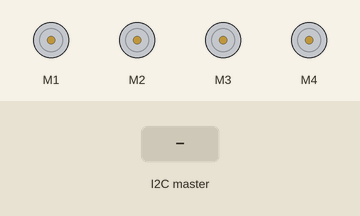
This sketch was run on a simulated Arduino Uno, built with avr-gcc and run on an emulated ATmega328P. Parts: 4 × DC motor (green arrow = forward, orange = backward, longer = faster). Inputs (shaded band) come from the test bench. What the sketch prints to the serial monitor is not drawn.

Above: at 1.2 s.
1.3 s: the I2C master sends "F"
At 1.6 s:
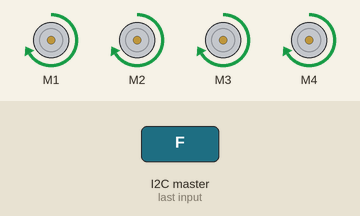
2.8 s: the I2C master sends "B"
At 3.2 s:
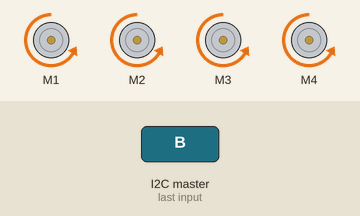
4.3 s: the I2C master sends "L"
At 4.7 s:
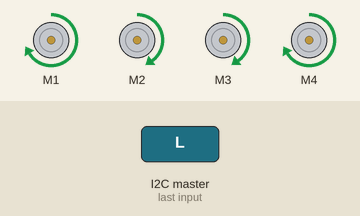
5.8 s: the I2C master sends "R"
At 6.7 s:
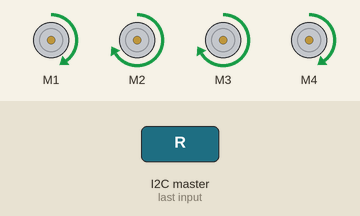
Timing chart, 0 to 8.3 s (numbered marks = the images above; inputs shaded):
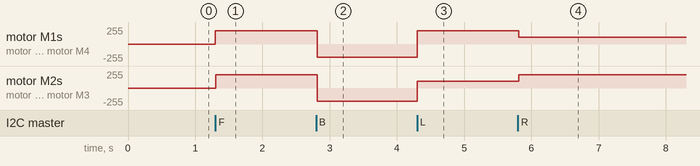

Measured:
- after the input at 1.3 s, motor M1–4: stopped → forward 200/255 at once
- after the input at 2.8 s, motor M1–4: forward 200/255 → backward 200/255 at once
- after the input at 4.3 s, motor M1, motor M4: backward 200/255 → forward 200/255 at once; motor M2, motor M3: backward 200/255 → forward 100/255 at once
- after the input at 5.8 s, motor M1, motor M4: forward 200/255 → forward 100/255 at once; motor M2, motor M3: forward 100/255 → forward 200/255 at once

The sketch:

MOTOR-RE_TEST_UNO1.ino
```cpp
#include <Wire.h>
#include <AFMotor.h>

AF_DCMotor motor1(1);
AF_DCMotor motor2(2);
AF_DCMotor motor3(3);
AF_DCMotor motor4(4);

char command = 'S';
char currentCommand = 'S';
unsigned long lastCommandTime = 0;
const unsigned long timeout = 500;  // 命令有效期

void setup() {
  Serial.begin(115200);
  Wire.begin(8);
  Wire.onReceive(receiveEvent);

  motor1.setSpeed(200);
  motor2.setSpeed(200);
  motor3.setSpeed(200);
  motor4.setSpeed(200);
}

void loop() {
  unsigned long now = millis();

  // 若超时未更新命令 → 自动停止
  if ((now - lastCommandTime > timeout) && currentCommand != 'S') {
    currentCommand = 'S';
    Serial.println("🛑 超时无新命令，执行停止");
    executeCommand(currentCommand);
  }

  // 若 command 与 currentCommand 不一致（说明刚收到或刚切换）→ 执行新命令
  if (command != currentCommand) {
    currentCommand = command;
    executeCommand(currentCommand);
    Serial.print("⚙️ 执行命令: ");
    Serial.println(currentCommand);
  }

  delay(20);  // 可选：减少处理延迟
}

void receiveEvent(int howMany) {
  if (Wire.available()) {
    command = Wire.read();
    lastCommandTime = millis();  // 每次接收都刷新时间
    Serial.print("📩 收到命令: ");
    Serial.println(command);
  }
}

void executeCommand(char cmd) {
  int fast = 200;
  int slow = 100;

  switch (cmd) {
    case 'F':
      setAllMotors(fast, FORWARD);
      break;
    case 'B':
      setAllMotors(fast, BACKWARD);
      break;
    case 'L':
      motor1.setSpeed(fast); motor1.run(FORWARD);
      motor2.setSpeed(slow); motor2.run(FORWARD);
      motor3.setSpeed(slow); motor3.run(FORWARD);
      motor4.setSpeed(fast); motor4.run(FORWARD);
      break;
    case 'R':
      motor1.setSpeed(slow); motor1.run(FORWARD);
      motor2.setSpeed(fast); motor2.run(FORWARD);
      motor3.setSpeed(fast); motor3.run(FORWARD);
      motor4.setSpeed(slow); motor4.run(FORWARD);
      break;
    default:
      stopAllMotors();
      break;
  }
}

void setAllMotors(int speed, int dir) {
  motor1.setSpeed(speed); motor1.run(dir);
  motor2.setSpeed(speed); motor2.run(dir);
  motor3.setSpeed(speed); motor3.run(dir);
  motor4.setSpeed(speed); motor4.run(dir);
}

void stopAllMotors() {
  motor1.run(RELEASE);
  motor2.run(RELEASE);
  motor3.run(RELEASE);
  motor4.run(RELEASE);
}
```
